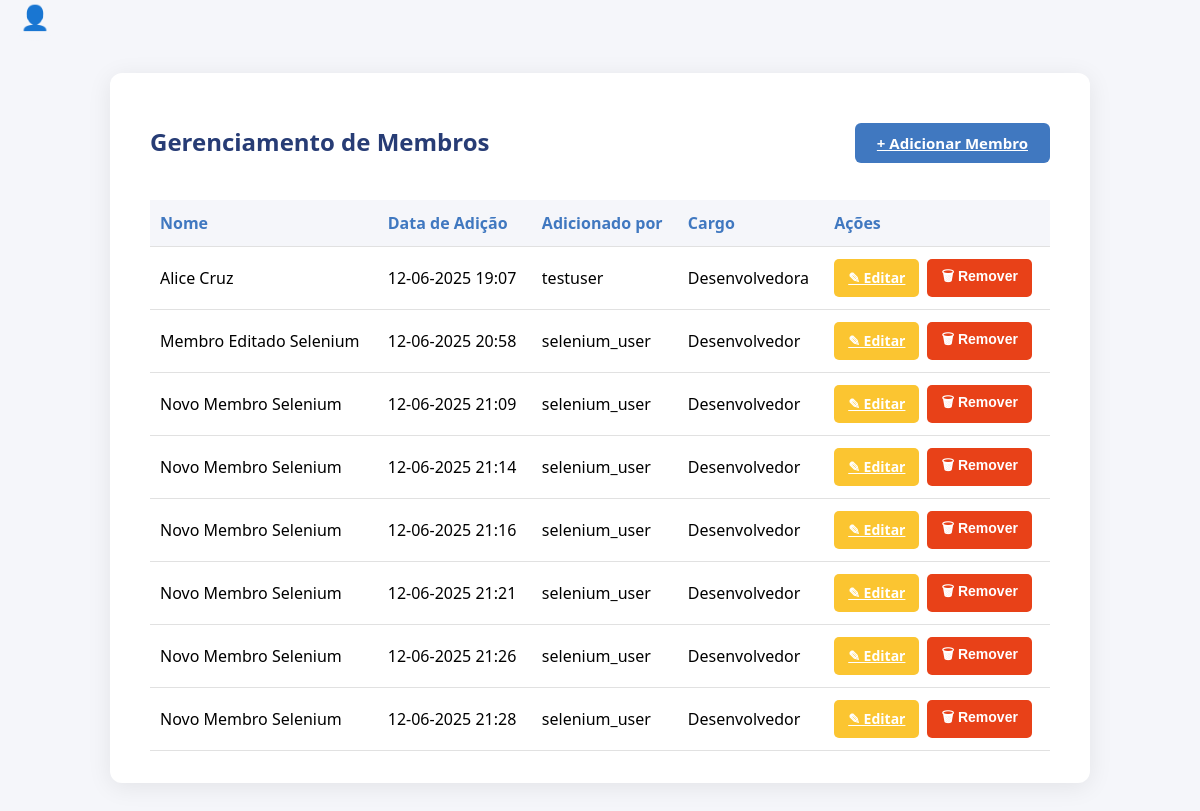
Screenshot of /management (signed in) with the database file from the repository.
### models.py (models this page shows)
class Member(db.Model):
    id = db.Column(db.Integer, primary_key=True)
    nome = db.Column(db.String(80), nullable=False)
    data_adicao = db.Column(db.String(30), nullable=False)
    adicionado_por = db.Column(db.String(80), nullable=False)
    cargo = db.Column(db.String(80), nullable=False)

### app.py (the view)
@app.route('/management')
def management():
    if 'user_id' not in session:
        return redirect(url_for('login'))
    membros = Member.query.all()
    return render_template('management.html', membros=membros)

### templates/management.html (shortened to what this page needs)
<!DOCTYPE html>
<html>
<head>
    <div class="header-row">
    <div>
        <a href="/profile" title="Perfil" class = "profile-icon">👤</a>
    </div>
    </div>
</head>
<body>
    <div class="main-container">
        <div class="header-row">
            <h2>Gerenciamento de Membros</h2>
            <a href="/adicionar_membro" class="add-btn">+ Adicionar Membro</a>
        </div>
        <table>
            <thead>
                <tr>
                    <th>Nome</th>
                    <th>Data de Adição</th>
                    <th>Adicionado por</th>
                    <th>Cargo</th>
                    <th>Ações</th>
                </tr>
            </thead>
            <tbody>
                {% if membros %}
                    {% for membro in membros %}
                    <tr>
                        <td>{{ membro.nome }}</td>
                        <td>{{ membro.data_adicao }}</td>
                        <td>{{ membro.adicionado_por }}</td>
                        <td>{{ membro.cargo }}</td>
                        <td class="actions">
                            <a href="/editar_membro/{{ membro.id }}" class="action-btn edit-btn" title="Editar">&#9998; Editar</a>
                            <form action="/remover_membro/{{ membro.id }}" method="POST" style="display:inline;">
                                <button type="submit" class="action-btn delete-btn" title="Remover" onclick="return confirm('Tem certeza que deseja remover este membro?')">&#128465; Remover</button>
                            </form>
                        </td>
                    </tr>
                    {% endfor %}
                {% else %}
                    <tr>
                        <td colspan="5" class="empty-row">Nenhum membro cadastrado.</td>
                    </tr>
                {% endif %}
            </tbody>
        </table>
    </div>
</body>
</html>

### templates/management.html (style rules this page uses)
body { background: #f5f6fa; font-family: 'Segoe UI', Arial, sans-serif; margin: 0; padding: 0; }
.main-container { max-width: 900px; margin: 40px auto; background: #fff; border-radius: 12px; box-shadow: 0 4px 24px rgba(0,0,0,0.08); padding: 32px 40px; }
h2 { color: #273c75; margin-bottom: 24px; }
.header-row { display: flex; justify-content: space-between; align-items: center; margin-bottom: 18px; }
.profile-icon { font-size: 24px; text-decoration: none; color: #4078c0; background: #f5f6fa; border-radius: 50%; padding: 8px 10px; transition: background 0.2s, color 0.2s; margin-left: 10px; }
.add-btn { background: #4078c0; color: #fff; border: none; border-radius: 6px; padding: 10px 22px; font-size: 15px; font-weight: bold; cursor: pointer; transition: background 0.2s; }
table { width: 100%; border-collapse: collapse; background: #fff; }
th, td { padding: 12px 10px; border-bottom: 1px solid #e1e1e1; text-align: left; }
th { color: #4078c0; font-weight: 600; background: #f5f6fa; }
.actions { display: flex; gap: 8px; }
.action-btn { border: none; border-radius: 5px; padding: 7px 14px; font-size: 14px; font-weight: bold; cursor: pointer; transition: background 0.2s; display: flex; align-items: center; gap: 4px; }
.edit-btn { background: #fbc531; color: #fff; }
.delete-btn { background: #e84118; color: #fff; }

### rows the page displays
Member: nome "Alice Cruz", data_adicao "12-06-2025 19:07", adicionado_por "testuser", cargo "Desenvolvedora"
Member: nome "Membro Editado Selenium", data_adicao "12-06-2025 20:58", adicionado_por "selenium_user", cargo "Desenvolvedor"
Member: nome "Novo Membro Selenium", data_adicao "12-06-2025 21:09", adicionado_por "selenium_user", cargo "Desenvolvedor"
Member: nome "Novo Membro Selenium", data_adicao "12-06-2025 21:14", adicionado_por "selenium_user", cargo "Desenvolvedor"
Member: nome "Novo Membro Selenium", data_adicao "12-06-2025 21:16", adicionado_por "selenium_user", cargo "Desenvolvedor"
Member: nome "Novo Membro Selenium", data_adicao "12-06-2025 21:21", adicionado_por "selenium_user", cargo "Desenvolvedor"
Member: nome "Novo Membro Selenium", data_adicao "12-06-2025 21:26", adicionado_por "selenium_user", cargo "Desenvolvedor"
Member: nome "Novo Membro Selenium", data_adicao "12-06-2025 21:28", adicionado_por "selenium_user", cargo "Desenvolvedor"
